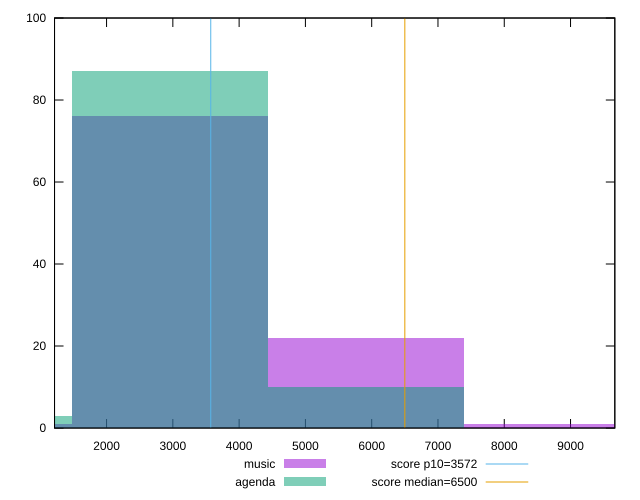

Reproduce this figure in gnuplot.
reset

$music <<EOF
2956.229202065484 76
5912.458404130968 22
0 1
8868.687606196452 1
EOF

$agenda <<EOF
2956.229202065484 87
5912.458404130968 10
0 3
EOF

set key outside below
set boxwidth 2956.229202065484
set xrange [1215.082:9668.05]
set yrange [0:100]
set trange [0:100]
set style fill transparent solid 0.5 noborder

set parametric
set terminal svg size 640, 500 enhanced background rgb 'white'
set output "reports/report_00028_2021-02-24T12-49-42.674Z/first-cpu-idle/comparison/histogram/0_vs_1.svg"

plot $music title "music" with boxes, \
     $agenda title "agenda" with boxes, \
     3572,t title "score p10=3572", \
     6500,t title "score median=6500"

reset
